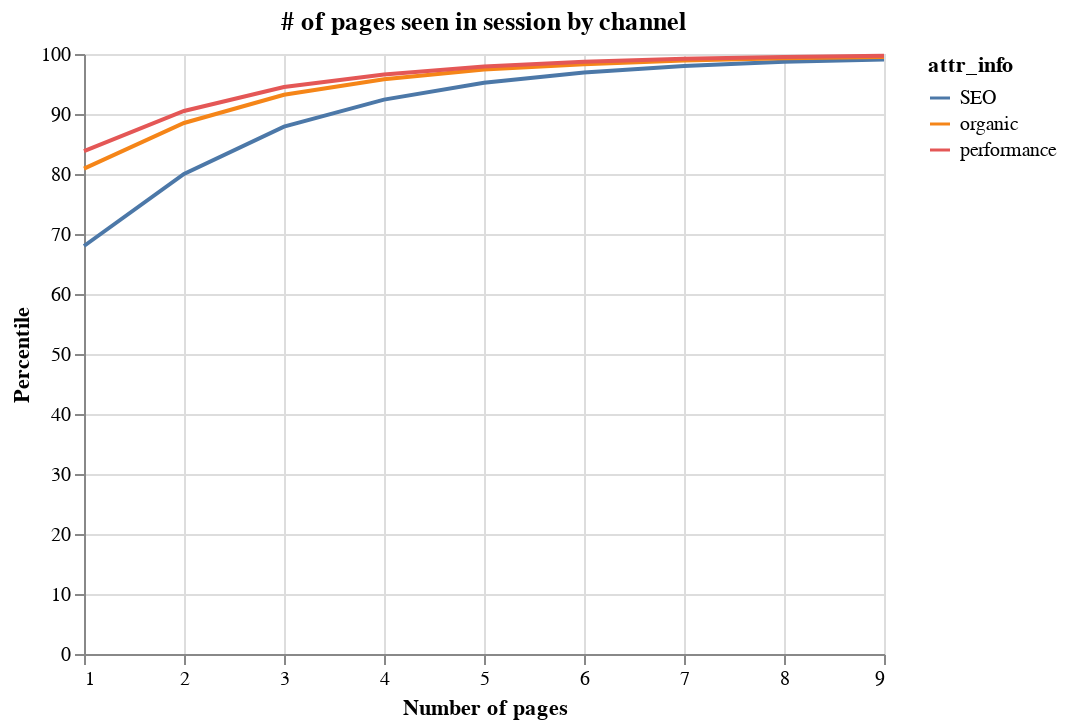

The cell this chart's notebook holds for it:
### Code cell
df = pd.read_pickle("websessions_final.pkl")


df["count"] = 1

df = df.loc[:, ["count", "visits", "attr_info"]]

df = df.groupby(["visits", "attr_info"]).agg("sum").reset_index()

df["total"] = df.groupby("attr_info")["count"].transform("sum")
df["perc"] = 100 * df["count"] / df["total"]
df["perc"] = df["perc"].round(1)

df["cum"] = df.groupby("attr_info")["perc"].cumsum()

df = df.loc[df["attr_info"].isin(["performance", "organic", "SEO"])]
df = df.loc[df["visits"] < 10, :]

alt.Chart(df).mark_line().encode(
    x=alt.X("visits:Q", axis=alt.Axis(title="Session length")),
    y=alt.Y("cum:Q", axis=alt.Axis(title="Percentile")),
    color="attr_info:N",
).properties(title="# of pages seen in session by channel")

### Figure 1 — Vega-Lite specification as saved in the notebook (floating-point values rounded to 4 significant figures)
{"config": {"view": {"continuousWidth": 400, "continuousHeight": 300}}, "data": {"name": "data-9604e8d44669769888df1794224b1404"}, "mark": "line", "encoding": {"color": {"type": "nominal", "field": "attr_info"}, "x": {"type": "quantitative", "axis": {"title": "Number of pages"}, "field": "visits"}, "y": {"type": "quantitative", "axis": {"title": "Percentile"}, "field": "cum"}}, "title": "# of pages seen in session by channel", "$schema": "https://vega.github.io/schema/vega-lite/v4.0.2.json", "datasets": {"data-9604e8d44669769888df1794224b1404": [{"visits": 1, "attr_info": "SEO", "count": 675814, "total": 993806, "perc": 68.0, "cum": 68.0}, {"visits": 1, "attr_info": "organic", "count": 906341, "total": 1120103, "perc": 80.9, "cum": 80.9}, {"visits": 1, "attr_info": "performance", "count": 3156857, "total": 3768568, "perc": 83.8, "cum": 83.8}, {"visits": 2, "attr_info": "SEO", "count": 118824, "total": 993806, "perc": 12.0, "cum": 80.0}, {"visits": 2, "attr_info": "organic", "count": 84602, "total": 1120103, "perc": 7.6, "cum": 88.5}, {"visits": 2, "attr_info": "performance", "count": 250811, "total": 3768568, "perc": 6.7, "cum": 90.5}, {"visits": 3, "attr_info": "SEO", "count": 78365, "total": 993806, "perc": 7.9, "cum": 87.9}, {"visits": 3, "attr_info": "organic", "count": 52261, "total": 1120103, "perc": 4.7, "cum": 93.2}, {"visits": 3, "attr_info": "performance", "count": 149747, "total": 3768568, "perc": 4.0, "cum": 94.5}, {"visits": 4, "attr_info": "SEO", "count": 44430, "total": 993806, "perc": 4.5, "cum": 92.4}, {"visits": 4, "attr_info": "organic", "count": 28891, "total": 1120103, "perc": 2.6, "cum": 95.8}, {"visits": 4, "attr_info": "performance", "count": 79645, "total": 3768568, "perc": 2.1, "cum": 96.6}, {"visits": 5, "attr_info": "SEO", "count": 28281, "total": 993806, "perc": 2.8, "cum": 95.2}, {"visits": 5, "attr_info": "organic", "count": 17811, "total": 1120103, "perc": 1.6, "cum": 97.4}, {"visits": 5, "attr_info": "performance", "count": 49478, "total": 3768568, "perc": 1.3, "cum": 97.9}, {"visits": 6, "attr_info": "SEO", "count": 17057, "total": 993806, "perc": 1.7, "cum": 96.9}, {"visits": 6, "attr_info": "organic", "count": 10614, "total": 1120103, "perc": 0.9, "cum": 98.3}, {"visits": 6, "attr_info": "performance", "count": 28888, "total": 3768568, "perc": 0.8, "cum": 98.7}, {"visits": 7, "attr_info": "SEO", "count": 10653, "total": 993806, "perc": 1.1, "cum": 98.0}, {"visits": 7, "attr_info": "organic", "count": 6502, "total": 1120103, "perc": 0.6, "cum": 98.9}, {"visits": 7, "attr_info": "performance", "count": 18431, "total": 3768568, "perc": 0.5, "cum": 99.2}, {"visits": 8, "attr_info": "SEO", "count": 6672, "total": 993806, "perc": 0.7, "cum": 98.7}, {"visits": 8, "attr_info": "organic", "count": 4184, "total": 1120103, "perc": 0.4, "cum": 99.3}, {"visits": 8, "attr_info": "performance", "count": 11443, "total": 3768568, "perc": 0.3, "cum": 99.5}, {"visits": 9, "attr_info": "SEO", "count": 4327, "total": 993806, "perc": 0.4, "cum": 99.1}, {"visits": 9, "attr_info": "organic", "count": 2718, "total": 1120103, "perc": 0.2, "cum": 99.5}, {"visits": 9, "attr_info": "performance", "count": 7485, "total": 3768568, "perc": 0.2, "cum": 99.7}]}}
